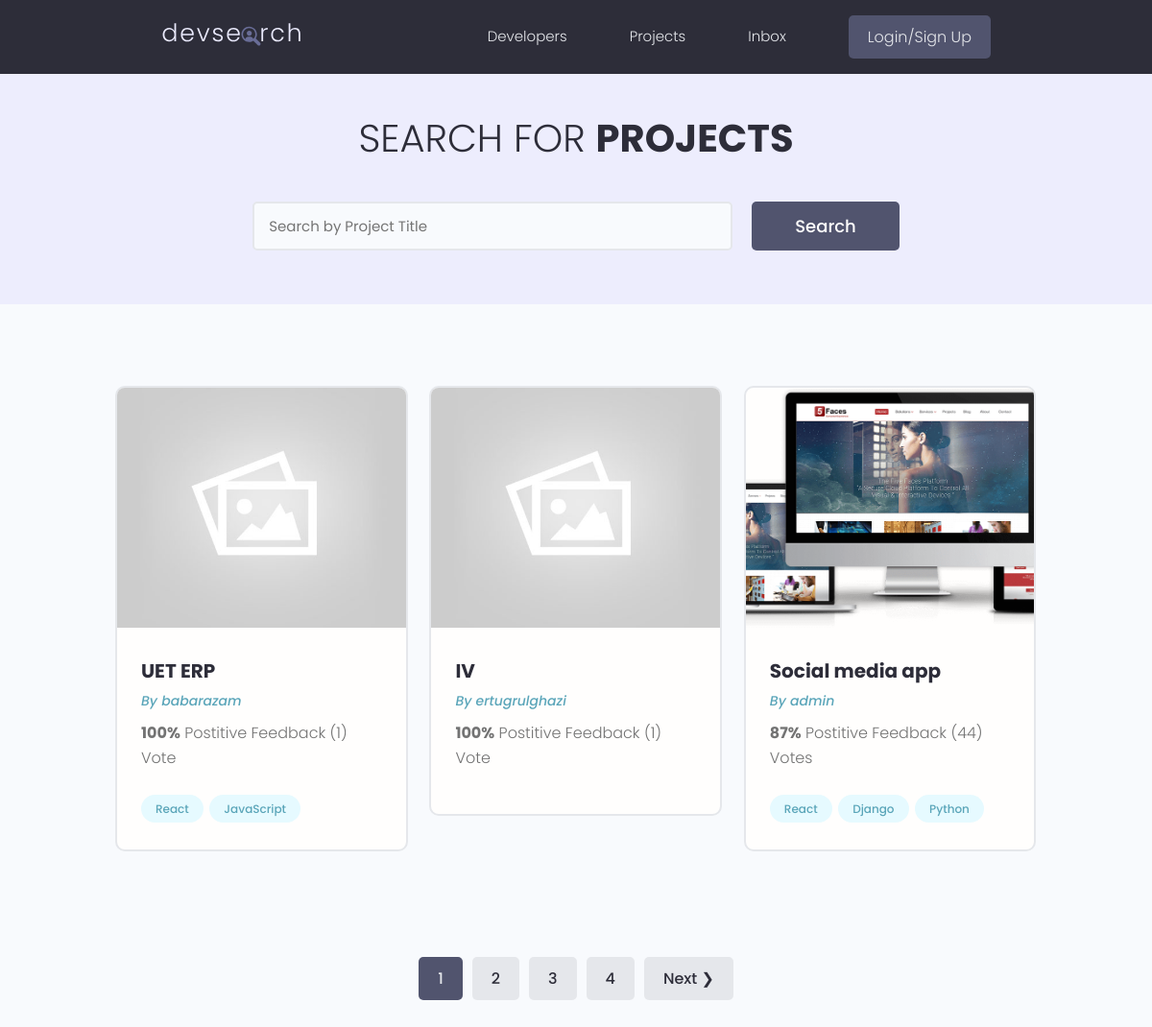
/projects/, run on the app's committed database.
### app2024/models.py (models this page shows, shortened)
class Project(models.Model):
    owner = models.ForeignKey(Profile,null=True,blank=True,on_delete=models.SET_NULL)
    title = models.CharField(max_length=200)
    description = models.TextField(null=True,blank=True)
    demo_link = models.CharField(max_length=2000,null=True,blank=True)
    source_link = models.CharField(max_length=2000,null=True,blank=True)
    featured_image = models.ImageField(null=True,blank=True,default='default.jpg')
    tags = models.ManyToManyField('Tag',blank=True)
    vote_total = models.IntegerField(default = 0,null=True,blank=True)
    vote_ratio = models.IntegerField(default = 0,null=True,blank=True)
    created = models.DateTimeField(auto_now_add=True)
    id = models.UUIDField(default=uuid.uuid4,unique=True,primary_key=True,editable=False)
    class Meta:
        ordering = ['-vote_ratio','-vote_total']

class Tag(models.Model):
    name = models.CharField(max_length = 200)
    created = models.DateTimeField(auto_now_add=True)
    id = models.UUIDField(default=uuid.uuid4,unique=True,primary_key=True,editable=False)
    def __str__(self):
        return self.name

### users/models.py (models this page shows)
class Profile(models.Model):
    user = models.OneToOneField(User,on_delete=models.CASCADE,null=True,blank=True)
    name = models.CharField(max_length=200,null=True,blank=True)
    email = models.EmailField(max_length=200,unique = True,null=True,blank=True)
    username = models.CharField(max_length=200,null=True,blank=True)
    headline = models.CharField(max_length=200,null=True,blank=True)
    bio = models.TextField(null=True,blank=True)
    location = models.CharField(max_length=200,null=True,blank=True)
    profile_image = models.ImageField(max_length=200,null=True,blank=True,upload_to='profiles/',default='default_profile.png')
    social_github = models.CharField(max_length=200,null=True,blank=True)
    social_twitter = models.CharField(max_length=200,null=True,blank=True)
    social_linkedin = models.CharField(max_length=200,null=True,blank=True)
    social_youtube = models.CharField(max_length=200,null=True,blank=True)
    social_website = models.CharField(max_length=200,null=True,blank=True)
    created = models.DateTimeField(auto_now_add=True)
    id = models.UUIDField(default=uuid.uuid4,unique=True,primary_key=True,editable=False)
    def __str__(self):
        return str(self.user.username)

### app2024/views.py (the view)
# urls.py: path('projects/',views.homepage,name='project'),
def homepage(request):
    q = ''
    if request.GET.get('q'):
        q = request.GET.get('q')
    tags = Tag.objects.filter(name__icontains = q)
    projects = Project.objects.distinct().filter(
        Q(title__icontains=q) |
        Q(description__icontains=q) |
        Q(owner__name__icontains=q) |
        Q(tags__in=tags)
    )
    page = request.GET.get('page')
    results = 3
    paginator = Paginator(projects, results)
    try:
        projects = paginator.page(page)
    except PageNotAnInteger:
        page = 1
        projects = paginator.page(page)
    except EmptyPage:
        page = paginator.num_pages
        projects = paginator.page(page)
    context = {'page' : 'Projects','projects' : projects, 'q' : q, 'paginator' : paginator}
    return render(request,'homepage.html',context)

### templates/homepage.html (shortened to what this page needs)
{% extends "base.html" %}
{% block content %}
<main class="projects">
    <section class="hero-section text-center">
      <div class="container container--narrow">
        <div class="hero-section__box">
          <h2>Search for <span>Projects</span></h2>
        </div>
        <div class="hero-section__search">
          <form class="form" action="{% url 'project' %}" method="get">
            <div class="form__field">
              <input class="input input--text" id="formInput#search" type="text" name="q"
               value="{{q}}" placeholder="Search by Project Title" />
            </div>
            <input class="btn btn--sub btn--lg" type="submit" value="Search" />
          </form>
        </div>
      </div>
    </section>
    <section class="projectsList">
      <div class="container">
        <div class="grid grid--three">
            {% for project in projects %}
          <div class="column">
            <div class="card project">
              <a href="{% url 'projectpage' project.id %}" class="project">
                <img class="project__thumbnail" src="{{ project.featured_image.url }}" alt="project thumbnail" />
                <div class="card__body">
                  <h3 class="project__title">{{project.title}}</h3>
                  <p><a class="project__author" href="{% url 'user-profile' project.owner.id %}">By {{project.owner}}</a></p>
                  <p class="project--rating">
                    <span style="font-weight: bold;">{{project.vote_ratio}}%</span> Postitive
                    Feedback ({{project.vote_total}}) Vote{{project.vote_total|pluralize:"s"}}
                  </p>
                  <div class="project__tags">
                    {% for tag in project.tags.all %}
                    <span class="tag tag--pill tag--main">
                      <small>{{ tag }}</small>
                    </span>
                    {% endfor %}
                  </div>
                </div>
              </a>
            </div>
          </div>
          {% endfor %}
        </div>
      </div>
    </section>
    {% if projects.has_other_pages %}
    <div class="pagination">
      <ul class="container">
        {% for page in paginator.page_range %}
        {% if page == projects.number %}
        <li><a class="btn page-link btn--sub" href="?={{page}}">{{page}}</a></li>
        {% else %}
        <li><a class="btn page-link" href="?page={{page}}">{{page}}</a></li>
        {% endif %}
        {% endfor %}
        {% if projects.has_next %}
        <li><a class="btn page-link btn" href="?page={{projects.next_page_number}}">Next &#10095;</a></li>
        {% endif %}
      </ul>
    </div>
    {% endif %}
  </main>
{% endblock content %}

### static/styles/app.css (style rules this page uses)
:root { --color-sub: #2d2d39; }
.btn--sub { background-color: var(--color-sub-light); }
.card { border: 2px solid var(--color-light); }
img { width: 100%; }
.hero-section { height: 40vh; display: flex; align-items: center; background-color: var(--color-sub); }
.hero-section__box { margin-bottom: 4rem; }
.hero-section__box > h2, .hero-section__box > h2 > span { font-size: 4rem; color: var(--color-light); line-height: 1.3; text-transform: uppercase; }
.hero-section__box > h2 { font-weight: 300; }
.hero-section__box > h2 > span { font-weight: 700; }
.hero-section__search > .form { display: flex; align-items: center; justify-content: center; gap: 2rem; }
.hero-section__search > .form input.input--text { width: 50rem; }
.pagination { margin-top: 8rem; margin-bottom: 10rem; }
.pagination > ul { flex-wrap: wrap; list-style: none; display: flex; align-items: center; justify-content: center; gap: 1rem; }
.pagination .btn { color: var(--color-sub); }
.pagination .btn.btn--sub { color: var(--color-light); }
.project__author { font-size: 1.4rem; font-style: italic; }
.project--rating { margin-bottom: 1.6em; margin-top: .5em; }
.projects > .hero-section { background: var(--color-sub-lighter); height: 30vh; }
.projects .hero-section__box { margin-bottom: 2.5rem; }
.projects .hero-section__box > h2 { color: var(--color-sub); }
.projects .hero-section__box > h2 > span { font-weight: 700; color: var(--color-sub); }
.projectsList { margin-top: 8rem; }
.project__thumbnail { height: 25rem; object-fit: cover; object-position: top center; }
.project__title { font-size: 2rem; font-weight: 700; color: var(--color-sub); }

### static/uikit/styles/modules/_variables.css (style rules this page uses)
:root { --color-main: #5aa5b9; --color-main-light: #e6faff; --color-sub: #3f4156; --color-sub-light: #51546e; --color-sub-lighter: #ededfd; --color-text: #737373; --color-gray: #8b8b8b; --color-light: #e5e7eb; --color-light-gray: #767676; --color-bg: #f8fafd; --color-white: #fffefd; --color-white-light: #f3f3f3; --color-success: #359e64; --color-success-bg: #def8e8; --color-error: #fc4b0b; --color-error-bg: #fff2ee; --font-base: 'Poppins', arial, helvetica, 'Segoe UI', roboto, ubuntu, sans-serif; --font-monospace: 'Fira Code', 'Courier New', courier, monospace; --font-regular: 300; --font-medium: 500; --font-bold: 700; --generic-shadow: 1px 1px 5px #00000010; --generic-transition: all 0.3s ease-in-out; }

### static/uikit/styles/modules/_base.css (style rules this page uses)
* { margin: 0; padding: 0; box-sizing: border-box; text-rendering: optimizeLegibility; color: inherit; font-size: inherit; }
html { font-size: 50%; }
@media only screen and (min-width: 480px) { html { font-size: 56.25%; } }
@media only screen and (min-width: 1200px) { html { font-size: 62.5%; } }
body { line-height: 1.6; font-weight: 400; font-size: 1.5rem; color: var(--color-text); background-color: var(--color-bg); min-height: 100vh; }

### static/uikit/styles/modules/_typography.css (style rules this page uses)
* { font-family: var(--font-base); }
h2 { font-size: 3.6rem; font-weight: var(--font-bold); }
h3 { font-size: 3.2rem; font-weight: var(--font-medium); }
p, span, strong { font-size: 1.6rem; color: var(--color-text); font-weight: var(--font-regular); }
a { padding-bottom: 2px; text-decoration: none; display: inline-block; color: var(--color-main); font-weight: var(--font-medium); }

### static/uikit/styles/modules/_utilities.css (style rules this page uses)
.container { width: 92%; max-width: 165rem; margin: 0 auto; box-sizing: border-box; }
.container--narrow { width: 92%; max-width: 120rem; }
@media screen and (min-width: 1000px) { .container { width: 90%; } }
@media screen and (min-width: 1000px) { .container--narrow { width: 85%; } }
@media screen and (min-width: 1200px) { .container { width: 80%; } }
@media screen and (min-width: 1200px) { .container--narrow { width: 72%; } }
.text-center { text-align: center; }

### static/uikit/styles/modules/_button.css (style rules this page uses)
.btn { display: inline-block; position: relative; cursor: pointer; background-color: var(--color-light); font-weight: var(--font-medium); color: var(--color-sub); text-decoration: none; padding: 1rem 2rem; border-radius: 0.5rem; border: none; width: -webkit-fit-content; width: -moz-fit-content; width: fit-content; height: -webkit-fit-content; height: -moz-fit-content; height: fit-content; font-size: 1.6rem; outline-width: 0; outline-color: transparent; -webkit-backface-visibility: hidden; backface-visibility: hidden; transition: all 0.3s ease-in-out; }
.btn--sub { background-color: var(--color-sub); color: var(--color-white); }
.btn--lg { font-size: 1.8rem; padding: 1.2rem 4.5rem; }

### data on the page
Project: featured_image (placeholder picture), title "UET ERP", owner "babarazam", vote_ratio "100", vote_total "1"
Tag: name "React"
Tag: name "JavaScript"
Project: featured_image (placeholder picture), title "IV", owner "ertugrulghazi", vote_ratio "100", vote_total "1"
Project: featured_image (picture), title "Social media app", owner "admin", vote_ratio "87", vote_total "44"
Tag: name "Django"
Tag: name "Python"

### other printed values
{{ page }} "1"
{{ page }} "2" "3" "4"
